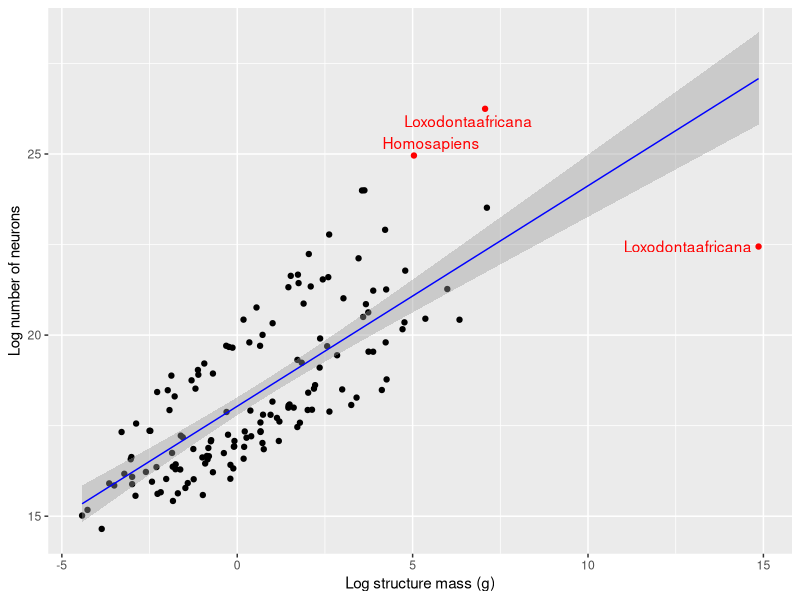
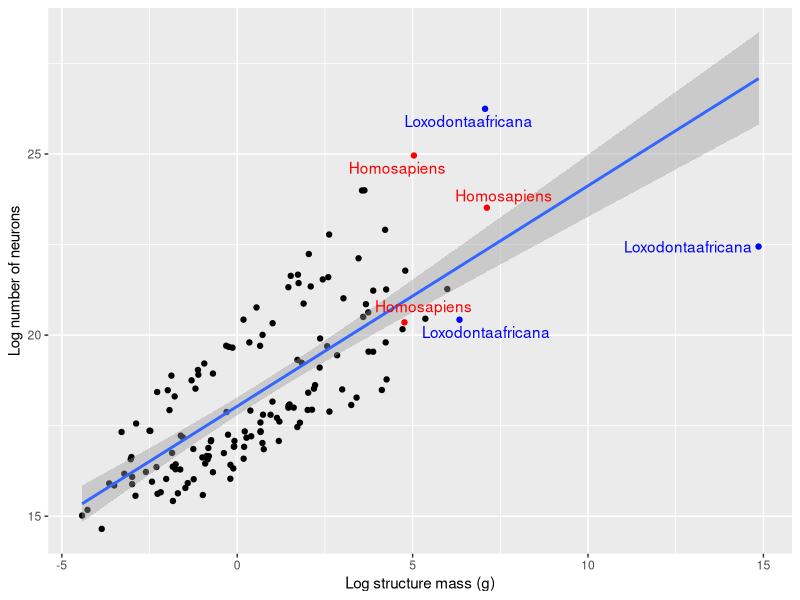
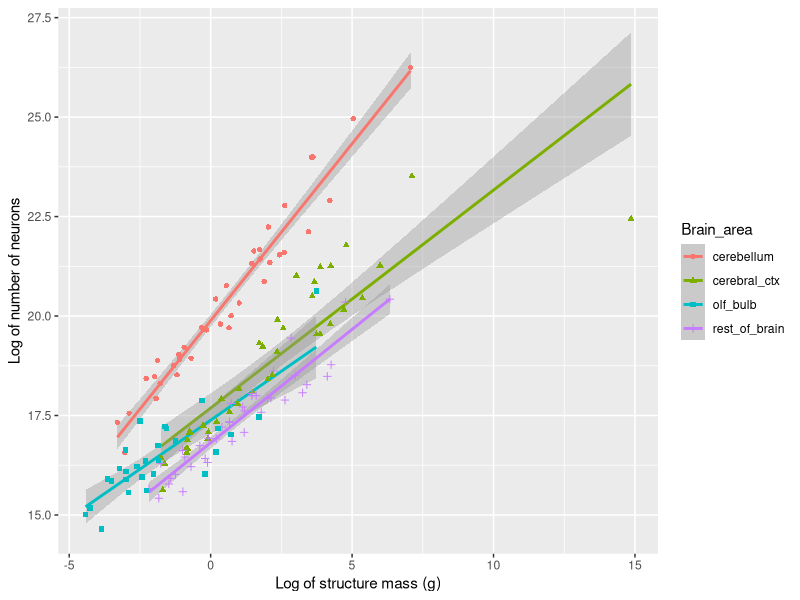
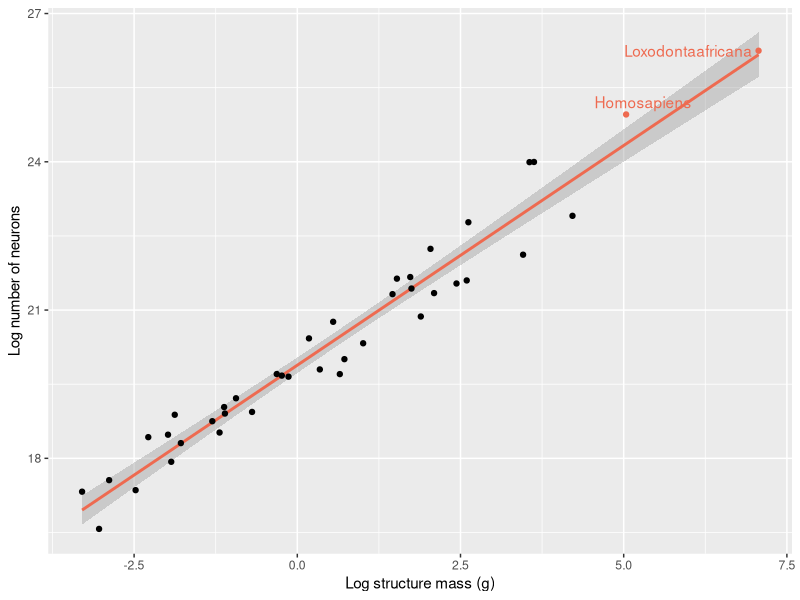
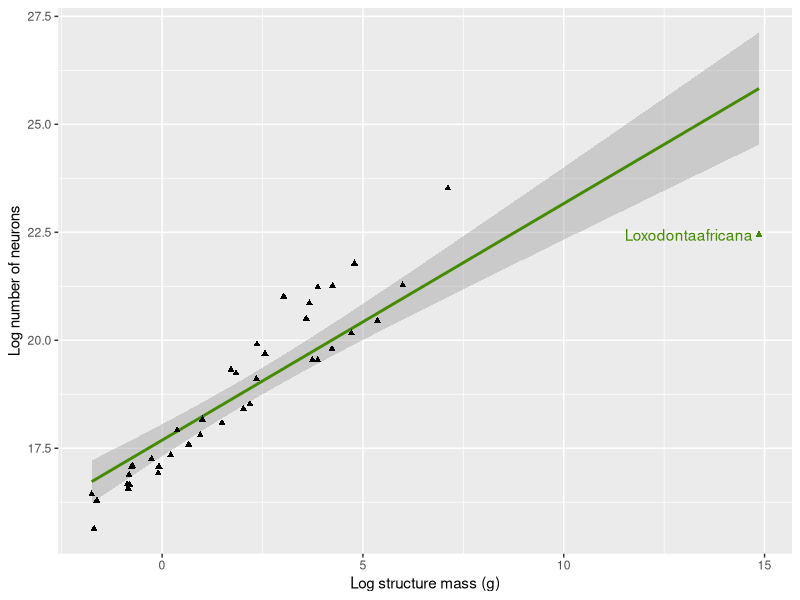
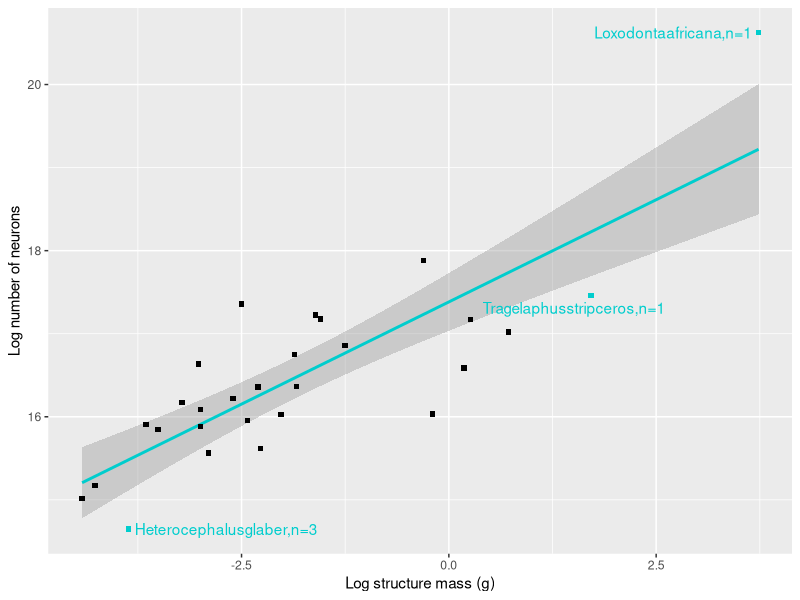
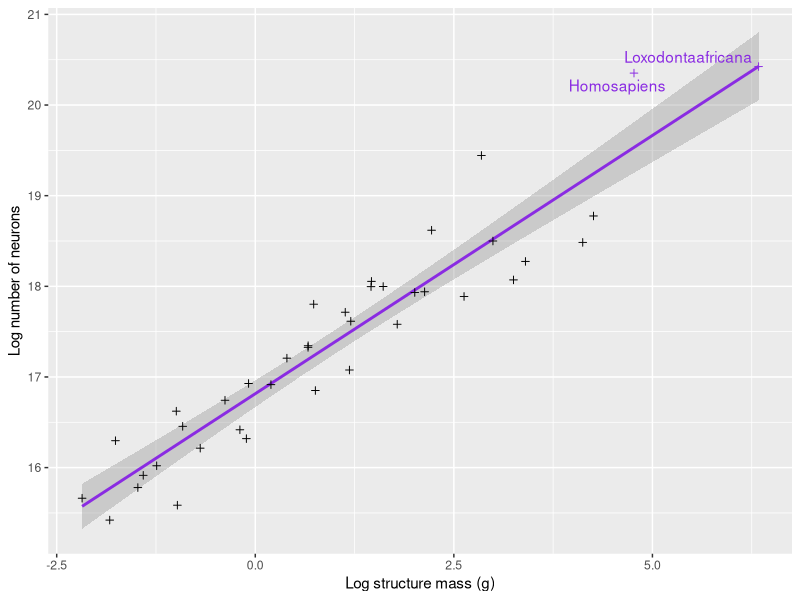
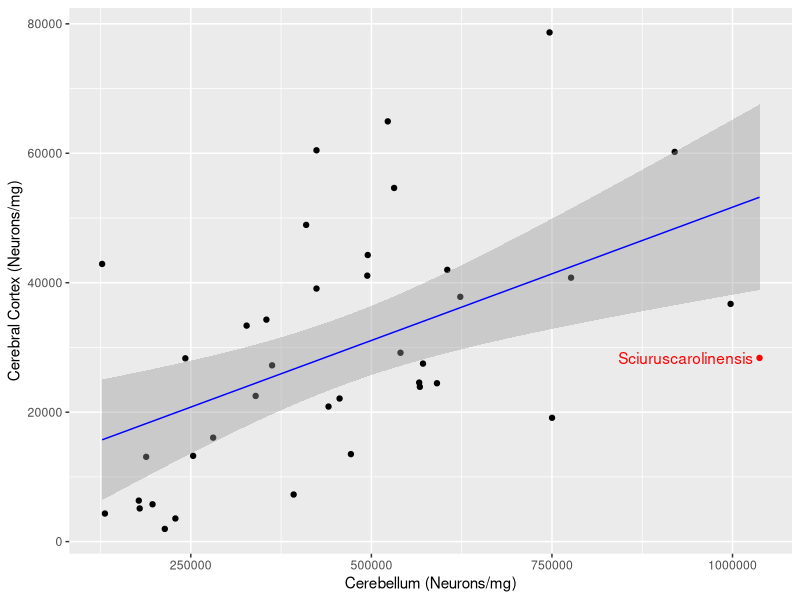

Write the R code that produced these figures, in order.
## ---- chunk 1
knitr::opts_chunk$set(echo = TRUE)
library(ggplot2)
library(magrittr)
library(gdata)
library(ggrepel)
library(dplyr)
## ---- chunk 2
#load data

hh <- read.csv("../data/cleaned/herculano-houtzel-all.csv")

#Separating different brain areas

cerebellum_dat <- hh[which(hh$Brain_area == 'cerebellum'),]
cerebral_ctx_dat <- hh[which(hh$Brain_area == 'cerebral_ctx'), ]
olf_bulb_dat <- hh[which(hh$Brain_area == 'olf_bulb'), ]
whole_brain_dat <- hh[which(hh$Brain_area == 'whole_brain'), ]
rest_of_brain_dat <- hh[which(hh$Brain_area == 'rest_of_brain'), ]

## ---- chunk 3

#define reg_func for abline

reg_func <- lm(log(N_neurons) ~ log(Mass_g), data = hh)
coeff = coefficients(reg_func)
slp = round(coeff[2],1)
inp = round(coeff[1],1)

#equation of the regression line

eq = paste0("y = ", slp, "*x + ", inp)
## ---- chunk 4

#define x and y axis variables

wt <- log(hh$Mass_g)
neur <- log(hh$N_neurons)

#Define the upper and lower limit of outliers for x- and y-axes

##Defining Q1, Q3, upperlimit, and lowerlimit of x-axis (Mass(g))

Quart_for_wt <- quantile(wt)

Q3_for_wt <- Quart_for_wt[4]
Q1_for_wt <- Quart_for_wt[2]

upperlimit_for_wt <- Q3_for_wt + 1.5*IQR(wt)
lowerlimit_for_wt <- Q1_for_wt - 1.5*IQR(wt)

#Defining Q1, Q3, upperlimit, and lowerlimit of x-axis (Mass(g))

Quart_for_neur <- quantile(neur)

Q3_for_neur <- Quart_for_neur[4]
Q1_for_neur <- Quart_for_neur[2]

upperlimit_for_neur <- Q3_for_neur + 1.5*IQR(neur)
lowerlimit_for_neur <- Q1_for_neur - 1.5*IQR(neur)

#Plot the data with outliers

hh %>%
    ggplot() +
    aes(x = wt, y = neur) +
    labs(x = "Log structure mass (g)", y = "Log number of neurons") +
    geom_point(col = ifelse((wt > upperlimit_for_wt | 
                               neur > upperlimit_for_neur | 
                               wt < lowerlimit_for_wt | 
                               neur < lowerlimit_for_neur), "red", "black")) +
    geom_smooth(method = "lm" ,color = "blue", size = 0.5) +
    geom_text_repel(aes(label = ifelse((wt > upperlimit_for_wt | 
                                          neur> upperlimit_for_neur | 
                                          wt < lowerlimit_for_wt | 
                                          neur < lowerlimit_for_neur), 
                                       paste0(Species), "")), col = "red")
## ---- chunk 5

centerText(eq)

## ---- chunk 6
#plot same data with 'homosapiens' and 'loxodontaafricans' labelled

hh %>%
    ggplot() +
    aes(x = wt, y = neur) +
    labs(x = "Log structure mass (g)", y = "Log number of neurons") +
    geom_point(col = ifelse(hh$Species == "Homosapiens", "red",
                            (ifelse(hh$Species == "Loxodontaafricana", "blue", "black")))) +
    #geom_abline(intercept = inp, slope = slp, color = "blue", size = 0.5) +
    geom_smooth(method="lm") +
    geom_text_repel(aes(label = ifelse(hh$Species == "Homosapiens", paste0(Species),
                                (ifelse(hh$Species == "Loxodontaafricana", paste0(Species), "")))),
                                      col = ifelse(hh$Species == "Homosapiens", "red",
                                            (ifelse(hh$Species == "Loxodontaafricana", "blue", "black"))))

## ---- chunk 7
# Plot with diff shape, color for brain areas
# Worked on in lab meeting 2017-10-19
hh %>%
  select(Species, Mass_g, N_neurons, Brain_area) %>%
  group_by(Species) %>% 
  # mutate(Whole_brain_g = sum(Mass_g), Whole_brain_n = sum(N_neurons)) %>%
  ggplot() +
  aes(x=log(Mass_g), y=log(N_neurons), shape=Brain_area, color=Brain_area) +
  labs(x = "Log of structure mass (g)", y = "Log of number of neurons") +
  geom_smooth(method = "lm") +
  geom_point()
## ---- chunk 8

#Take logs for neurons and mass

cerebellum_mass <- log(cerebellum_dat$Mass_g)
cerebellum_neur <- log(cerebellum_dat$N_neurons)

#Define quartiles for cerebellum data points

Quartile_cerebellum_mass <- quantile(cerebellum_mass)
Quartile_cerebellum_neurons <- quantile(cerebellum_neur)

#Define Q1 and Q3 for Mass_g and N_neurons

cerebellum_q1_mass <- Quartile_cerebellum_mass[2]
cerebellum_q3_mass <- Quartile_cerebellum_mass[4]

cerebellum_q1_neurons <- Quartile_cerebellum_neurons[2]
cerebellum_q3_neurons <- Quartile_cerebellum_neurons[4]

#Define the upper and lower limits for outliers

UL_cerebellum_mass <- cerebellum_q3_mass + IQR(cerebellum_mass)
LL_cerebellum_mass <- cerebellum_q1_mass - IQR(cerebellum_mass)

UL_cerebellum_neurons <- cerebellum_q3_neurons + IQR(cerebellum_neur)
LL_cerebellum_neurons <- cerebellum_q1_neurons - IQR(cerebellum_neur)

#Plot for cerebellum data only and finding only its outliers

cerebellum_dat %>%
  ggplot()+
  aes(x = cerebellum_mass, y = cerebellum_neur) +
  labs(x = "Log structure mass (g)", y = "Log number of neurons") +
  geom_smooth(method = "lm", col = "coral2") +
  geom_point(col = ifelse(cerebellum_mass > UL_cerebellum_mass |
                          cerebellum_neur > UL_cerebellum_neurons |
                          cerebellum_mass < LL_cerebellum_mass |
                          cerebellum_neur < LL_cerebellum_neurons, "coral2", "black")) +
  geom_text_repel(aes(label = ifelse(cerebellum_mass > UL_cerebellum_mass |
                          cerebellum_neur > UL_cerebellum_neurons |
                          cerebellum_mass < LL_cerebellum_mass |
                          cerebellum_neur < LL_cerebellum_neurons, paste(cerebellum_dat$Species), "")),
                                      col = ifelse(cerebellum_mass > UL_cerebellum_mass |
                          cerebellum_neur > UL_cerebellum_neurons |
                          cerebellum_mass < LL_cerebellum_mass |
                          cerebellum_neur < LL_cerebellum_neurons, "coral2", "black"))
## ---- chunk 9

#Take logs for neurons and mass

cerebral_ctx_mass <- log(cerebral_ctx_dat$Mass_g)
cerebral_ctx_neur <- log(cerebral_ctx_dat$N_neurons)

#Define quartiles for cerebellum data points

Quartile_cerebral_ctx_mass <- quantile(cerebral_ctx_mass)
Quartile_cerebral_ctx_neurons <- quantile(cerebral_ctx_neur)

#Define Q1 and Q3 for Mass_g and N_neurons

cerebral_ctx_q1_mass <- Quartile_cerebral_ctx_mass[2]
cerebral_ctx_q3_mass <- Quartile_cerebral_ctx_mass[4]

cerebral_ctx_q1_neurons <- Quartile_cerebral_ctx_neurons[2]
cerebral_ctx_q3_neurons <- Quartile_cerebral_ctx_neurons[4]

#Define the upper and lower limits for outliers

UL_cerebral_ctx_mass <- cerebral_ctx_q3_mass + IQR(cerebral_ctx_mass)
LL_cerebral_ctx_mass <- cerebral_ctx_q1_mass - IQR(cerebral_ctx_mass)

UL_cerebral_ctx_neurons <- cerebral_ctx_q3_neurons + IQR(cerebral_ctx_neur)
LL_cerebral_ctx_neurons <- cerebral_ctx_q1_neurons - IQR(cerebral_ctx_neur)

#Plot for cerebellum data only and finding only its outliers

cerebral_ctx_dat %>%
  ggplot()+
  aes(x = cerebral_ctx_mass, y = cerebral_ctx_neur) +
  labs(x = "Log structure mass (g)", y = "Log number of neurons") +
  geom_smooth(method = "lm", col = "chartreuse4") +
  geom_point(col = ifelse(cerebral_ctx_mass > UL_cerebral_ctx_mass |
                          cerebral_ctx_neur > UL_cerebral_ctx_neurons |
                          cerebral_ctx_mass < LL_cerebral_ctx_mass |
                          cerebral_ctx_neur < LL_cerebral_ctx_neurons, "chartreuse4", "black"), shape = 17) +
  geom_text_repel(aes(label = ifelse(cerebral_ctx_mass > UL_cerebral_ctx_mass |
                          cerebral_ctx_neur > UL_cerebral_ctx_neurons |
                          cerebral_ctx_mass < LL_cerebral_ctx_mass |
                          cerebral_ctx_neur < LL_cerebral_ctx_neurons, paste(cerebral_ctx_dat$Species), "")),
                                      col = ifelse(cerebral_ctx_mass > UL_cerebral_ctx_mass |
                          cerebral_ctx_neur > UL_cerebral_ctx_neurons |
                          cerebral_ctx_mass < LL_cerebral_ctx_mass |
                          cerebral_ctx_neur < LL_cerebral_ctx_neurons, "chartreuse4", "black"))
## ---- chunk 10

#Take logs for neurons and mass

olf_bulb_mass <- log(olf_bulb_dat$Mass_g)
olf_bulb_neur <- log(olf_bulb_dat$N_neurons)

#Define quartiles for cerebellum data points

Quartile_olf_bulb_mass <- quantile(olf_bulb_mass)
Quartile_olf_bulb_neurons <- quantile(olf_bulb_neur)

#Define Q1 and Q3 for Mass_g and N_neurons

olf_bulb_q1_mass <- Quartile_olf_bulb_mass[2]
olf_bulb_q3_mass <- Quartile_olf_bulb_mass[4]

olf_bulb_q1_neurons <- Quartile_olf_bulb_neurons[2]
olf_bulb_q3_neurons <- Quartile_olf_bulb_neurons[4]

#Define the upper and lower limits for outliers

UL_olf_bulb_mass <- olf_bulb_q3_mass + IQR(olf_bulb_mass)
LL_olf_bulb_mass <- olf_bulb_q1_mass - IQR(olf_bulb_mass)

UL_olf_bulb_neurons <- olf_bulb_q3_neurons + IQR(olf_bulb_neur)
LL_olf_bulb_neurons <- olf_bulb_q1_neurons - IQR(olf_bulb_neur)

#Plot for cerebellum data only and finding only its outliers

olf_bulb_dat %>%
  ggplot()+
  aes(x = olf_bulb_mass, y = olf_bulb_neur) +
  labs(x = "Log structure mass (g)", y = "Log number of neurons") +
  geom_smooth(method = "lm", col = "cyan3") +
  geom_point(col = ifelse(olf_bulb_mass > UL_olf_bulb_mass |
                          olf_bulb_neur > UL_olf_bulb_neurons |
                          olf_bulb_mass < LL_olf_bulb_mass |
                          olf_bulb_neur < LL_olf_bulb_neurons, "cyan3", "black"), shape = 15) +
  geom_text_repel(aes(label = ifelse(olf_bulb_mass > UL_olf_bulb_mass |
                          olf_bulb_neur > UL_olf_bulb_neurons |
                          olf_bulb_mass < LL_olf_bulb_mass |
                          olf_bulb_neur < LL_olf_bulb_neurons, paste(olf_bulb_dat$Species), "")),
                                      col = ifelse(olf_bulb_mass > UL_olf_bulb_mass |
                          olf_bulb_neur > UL_olf_bulb_neurons |
                          olf_bulb_mass < LL_olf_bulb_mass |
                          olf_bulb_neur < LL_olf_bulb_neurons, "cyan3", "black"))
## ---- chunk 11

#Take logs for neurons and mass

rest_of_brain_mass <- log(rest_of_brain_dat$Mass_g)
rest_of_brain_neur <- log(rest_of_brain_dat$N_neurons)

#Define quartiles for cerebellum data points

Quartile_rest_of_brain_mass <- quantile(rest_of_brain_mass)
Quartile_rest_of_brain_neurons <- quantile(rest_of_brain_neur)

#Define Q1 and Q3 for Mass_g and N_neurons

rest_of_brain_q1_mass <- Quartile_rest_of_brain_mass[2]
rest_of_brain_q3_mass <- Quartile_rest_of_brain_mass[4]

rest_of_brain_q1_neurons <- Quartile_rest_of_brain_neurons[2]
rest_of_brain_q3_neurons <- Quartile_rest_of_brain_neurons[4]

#Define the upper and lower limits for outliers

UL_rest_of_brain_mass <- rest_of_brain_q3_mass + IQR(rest_of_brain_mass)
LL_rest_of_brain_mass <- rest_of_brain_q1_mass - IQR(rest_of_brain_mass)

UL_rest_of_brain_neurons <- rest_of_brain_q3_neurons + IQR(rest_of_brain_neur)
LL_rest_of_brain_neurons <- rest_of_brain_q1_neurons - IQR(rest_of_brain_neur)

#Plot for cerebellum data only and finding only its outliers

rest_of_brain_dat %>%
  ggplot()+
  aes(x = rest_of_brain_mass, y = rest_of_brain_neur) +
  labs(x = "Log structure mass (g)", y = "Log number of neurons") +
  geom_smooth(method = "lm", col = "blueviolet") +
  geom_point(col = ifelse(rest_of_brain_mass > UL_rest_of_brain_mass |
                          rest_of_brain_neur > UL_rest_of_brain_neurons |
                          rest_of_brain_mass < LL_rest_of_brain_mass |
                          rest_of_brain_neur < LL_rest_of_brain_neurons, "blueviolet", "black"), shape = 3) +
  geom_text_repel(aes(label = ifelse(rest_of_brain_mass > UL_rest_of_brain_mass |
                          rest_of_brain_neur > UL_rest_of_brain_neurons |
                          rest_of_brain_mass < LL_rest_of_brain_mass |
                          rest_of_brain_neur < LL_rest_of_brain_neurons, paste(rest_of_brain_dat$Species), "")),
                                      col = ifelse(rest_of_brain_mass > UL_rest_of_brain_mass |
                          rest_of_brain_neur > UL_rest_of_brain_neurons |
                          rest_of_brain_mass < LL_rest_of_brain_mass |
                          rest_of_brain_neur < LL_rest_of_brain_neurons, "blueviolet", "black"))
## ---- chunk 12

# newdataset <- hh %>% select(Brain_area, Species, N_neurons)
# newdataset <- newdataset[!(newdataset$Brain_area == "rest_of_brain" | newdataset$Brain_area == "olf_bulb"), ]
# newdataset <- newdataset %>% group_by(newdataset$Brain_area)
# newdataset
## ---- chunk 13

#define a new dataset for this plot

cerebellum_neurons_permg <- data.frame(cerebellum_dat$Species, cerebellum_dat$Neurons_per_mg)
cerebral_ctx_neurons_permg <- data.frame(cerebral_ctx_dat$Species, cerebral_ctx_dat$Neurons_per_mg)
cerebellum_neurons_permg <- cerebellum_neurons_permg[-15, ]

Neurons_per_mg_of_two <- data.frame(cerebral_ctx_neurons_permg, cerebellum_neurons_permg$cerebellum_dat.Neurons_per_mg)
names(Neurons_per_mg_of_two) <- c("Species", "cerebral_ctx1", "cerebellum1")

#Creating slope and intercept

# reg_func1 <- lm(cerebral_ctx1 ~ cerebellum1, data = Neurons_per_mg_of_two)
# coeff1 = coefficients(reg_func1)
# slp1 = coeff1[2]
# inp1 = coeff1[1]

#Define the upper and lower limit of outliers for x- and y-axes

##Defining Q1, Q3, upperlimit, and lowerlimit of x-axis (cerebellum)

Quart_for_cerebellum1 <- quantile(Neurons_per_mg_of_two$cerebellum1)

Q3_for_cerebellum1 <- Quart_for_cerebellum1[4]
Q1_for_cerebellum1 <- Quart_for_cerebellum1[2]

upperlimit_for_cerebellum1 <- Q3_for_cerebellum1 + 1.5*IQR(Neurons_per_mg_of_two$cerebellum1)
lowerlimit_for_cerebellum1 <- Q1_for_cerebellum1 - 1.5*IQR(Neurons_per_mg_of_two$cerebellum1)

#Defining Q1, Q3, upperlimit, and lowerlimit of x-axis (cerebral cortex)

Quart_for_cerebral_ctx1 <- quantile(Neurons_per_mg_of_two$cerebral_ctx1)

Q3_for_cerebral_ctx1 <- Quart_for_cerebral_ctx1[4]
Q1_for_cerebral_ctx1 <- Quart_for_cerebral_ctx1[2]

upperlimit_for_cerebral_ctx1 <- Q3_for_cerebral_ctx1 + 1.5*IQR(Neurons_per_mg_of_two$cerebral_ctx1)
lowerlimit_for_cerebral_ctx1 <- Q1_for_cerebral_ctx1 - 1.5*IQR(Neurons_per_mg_of_two$cerebral_ctx1)

#Plot the data with outliers

Neurons_per_mg_of_two %>%
    ggplot() +
    aes(x = Neurons_per_mg_of_two$cerebellum1, y = Neurons_per_mg_of_two$cerebral_ctx1) +
    labs(x = "Cerebellum (Neurons/mg)", y = "Cerebral Cortex (Neurons/mg)") +
    geom_point(col = ifelse((Neurons_per_mg_of_two$cerebellum1 > upperlimit_for_cerebellum1 |
                            Neurons_per_mg_of_two$cerebral_ctx1> upperlimit_for_cerebral_ctx1),
                            "red", "black")) +
    geom_smooth(method = "lm", color = "blue", size = 0.5) +
    geom_text_repel(aes(label = ifelse((Neurons_per_mg_of_two$cerebellum1 > upperlimit_for_cerebellum1 |
                                        Neurons_per_mg_of_two$cerebral_ctx1 > upperlimit_for_cerebral_ctx1 |
                                        Neurons_per_mg_of_two$cerebellum1 < lowerlimit_for_cerebellum1 |
                                        Neurons_per_mg_of_two$cerebral_ctx1 < lowerlimit_for_cerebral_ctx1),
                                        paste0(Species), "")), col = "red")

## ---- chunk 14

#plot same data with only 'homosapiens', 'loxodontaafricans', and 'Sciuruscarolinensis' labelled

Neurons_per_mg_of_two %>%
    ggplot() +
    aes(x = Neurons_per_mg_of_two$cerebellum1, y = Neurons_per_mg_of_two$cerebral_ctx1) +
    labs(x = "Cerebellum (Neurons/mg)", y = "Cerebral Cortex (Neurons/mg)") +
    geom_point(col = ifelse(Neurons_per_mg_of_two$Species == "Homosapiens", "red",
                            (ifelse(Neurons_per_mg_of_two$Species == "Sciuruscarolinensis", "blue",
                            (ifelse(Neurons_per_mg_of_two$Species == "Loxodontaafricana", "green", "black")))))) +
    geom_smooth(method="lm", color = "blue", size = 0.5) +
    geom_text_repel(aes(label = ifelse(Neurons_per_mg_of_two$Species == "Homosapiens", paste0(Species),
                                (ifelse(Neurons_per_mg_of_two$Species == "Sciuruscarolinensis", paste0(Species),
                                (ifelse(Neurons_per_mg_of_two$Species == "Loxodontaafricana", paste0(Species), "")))))),
                                  col = ifelse(Neurons_per_mg_of_two$Species == "Homosapiens", "red",
                                        (ifelse(Neurons_per_mg_of_two$Species == "Sciuruscarolinensis", "blue",
                                        (ifelse(Neurons_per_mg_of_two$Species == "Loxodontaafricana", "green", "black"))))))

## ---- chunk 15

hh %>%
  select(Order, Mass_g, N_neurons) %>%
  group_by(Order) %>% 
  ggplot() +
  aes(x=log(Mass_g), y=log(N_neurons), shape=Order, color=Order) +
  labs(x = "Log of structure mass (g)", y = "Log of number of neurons") +
  geom_smooth(method = "lm") +
  geom_point()

#Finding outliers
# 
# is_outlier <- function(x) {
#   return(x < quantile(hh, 0.25) - 1.5 * IQR(hh$Mass_g) | x > quantile(x, 0.75) + 1.5 * IQR(hh$Mass_g))
# }



hh %>%
  group_by(Order) %>%
  ggplot() +
  aes(x = Order, y = log(Mass_g)) +
  geom_boxplot(aes(color = Brain_area))




# homosapiens <- hh$Species == Homosapiens
# hh %>%
#   ggplot()+
#   aes(x= homosapiens, y= hh$Mass_g)+
#   geom_bar(width = 1, stat = "identity")

# boxplot(log(cerebellum_dat$Mass_g), outlier.col = 'blue', at=1, xlim=c(0, 3))
# boxplot(log(cerebral_ctx_dat$Mass_g), at=2, add=TRUE)
